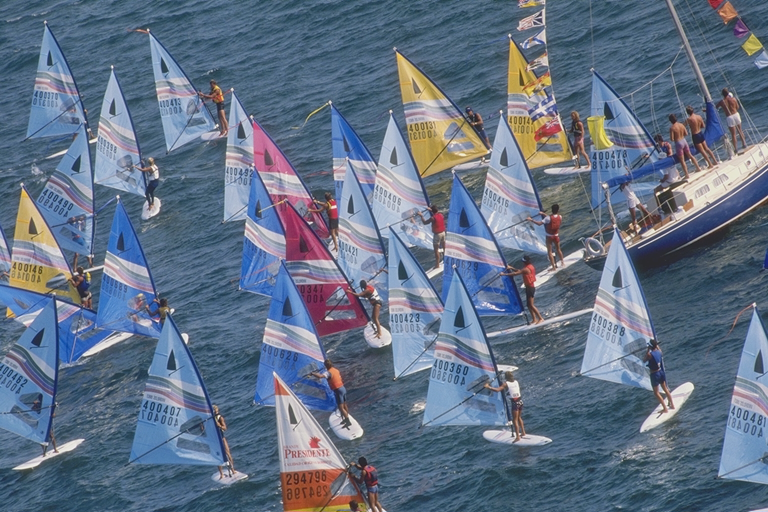
#> input picture sails.png, 768 x 512 px
$ jupyter execute demo.ipynb   (older library calls are emulated)
#> lines starting #> are read from the running program, lines starting #| are printed output that depends on the picture
[cell 1]
import cv2
import numpy as np
import matplotlib.pyplot as plt

# 读取图像
image = cv2.imread('sails.png', cv2.IMREAD_GRAYSCALE)
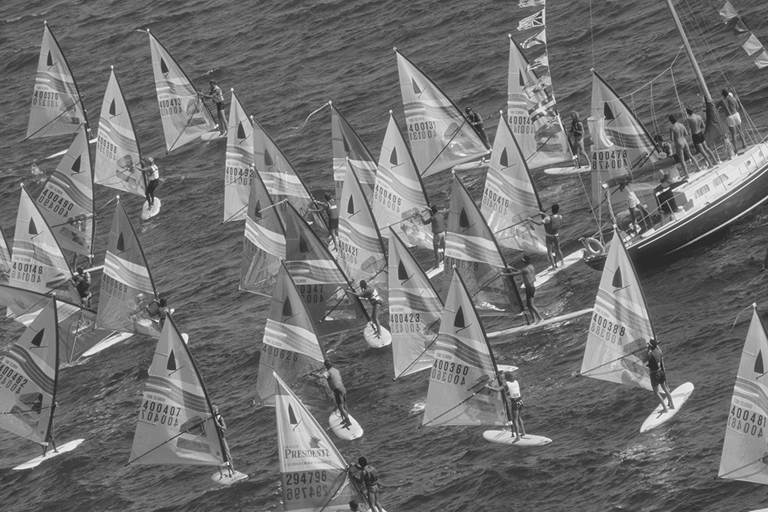
#> image: shape (512, 768); min 28, max 247, mean 112.5

[cell 2]
# 计算Harris角点
def harris_detector(img, k=0.04, window_size=3, threshold=0.01):
    # 计算图像的梯度
#> called with k = 0.04, window_size = 3, threshold = 0.01
    dx = cv2.Sobel(img, cv2.CV_64F, 1, 0, ksize=5)
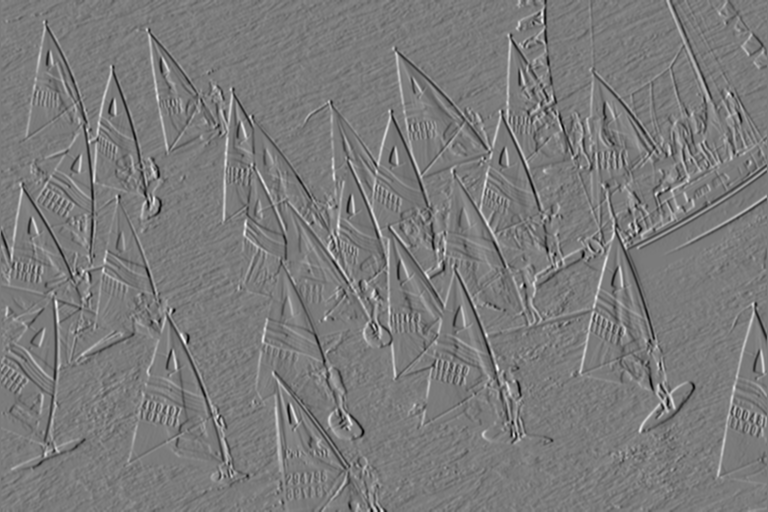
#> dx: shape (512, 768) float64; min -6988, max 7471, mean 1.2; drawn with min black and max white
    dy = cv2.Sobel(img, cv2.CV_64F, 0, 1, ksize=5)
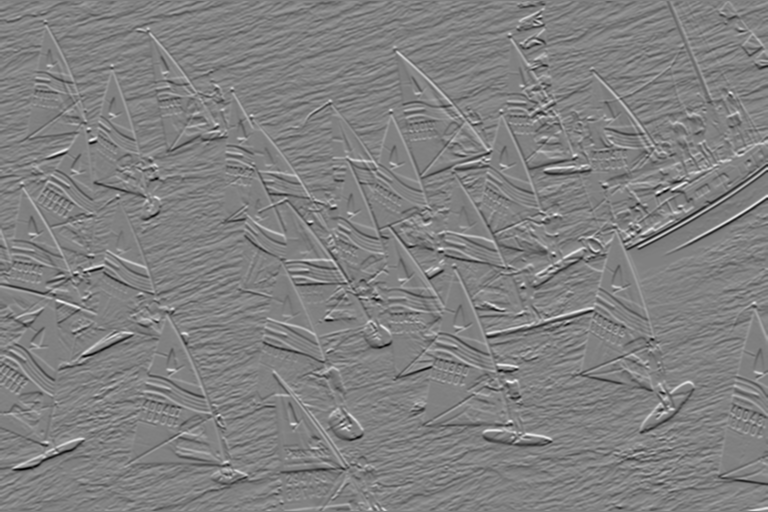
#> dy: shape (512, 768) float64; min -7466, max 7331, mean -0.4; drawn with min black and max white

    # 计算Harris矩阵的三个分量
    Ixx = cv2.GaussianBlur(dx**2, (window_size, window_size), 0)
    Iyy = cv2.GaussianBlur(dy**2, (window_size, window_size), 0)
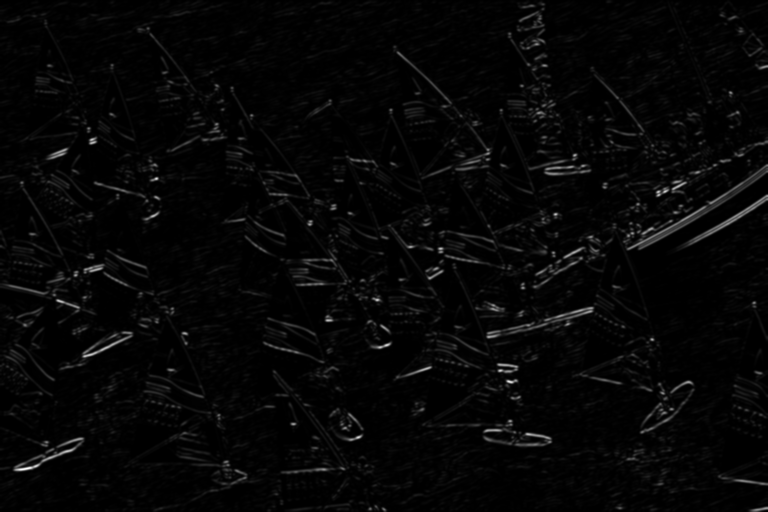
#> Iyy: shape (512, 768) float64; min 0, max 39982992.8, mean 1051900.2; drawn with min black and max white
    Ixy = cv2.GaussianBlur(dx * dy, (window_size, window_size), 0)
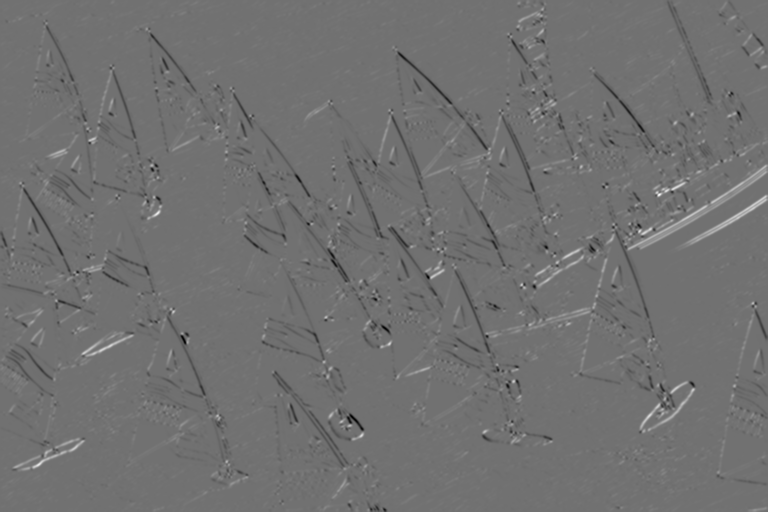
#> Ixy: shape (512, 768) float64; min -16366441.1, max 20480422.4, mean -15338.8; drawn with min black and max white

    # 计算Harris响应函数
    det = Ixx * Iyy - Ixy**2
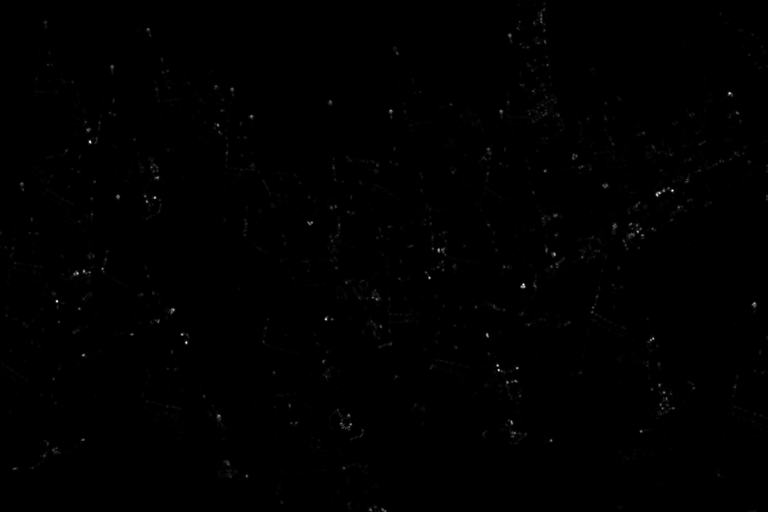
#> det: shape (512, 768) float64; min 0, max 1.87e+14, mean 5.8e+11; drawn with min black and max white
    trace = Ixx + Iyy
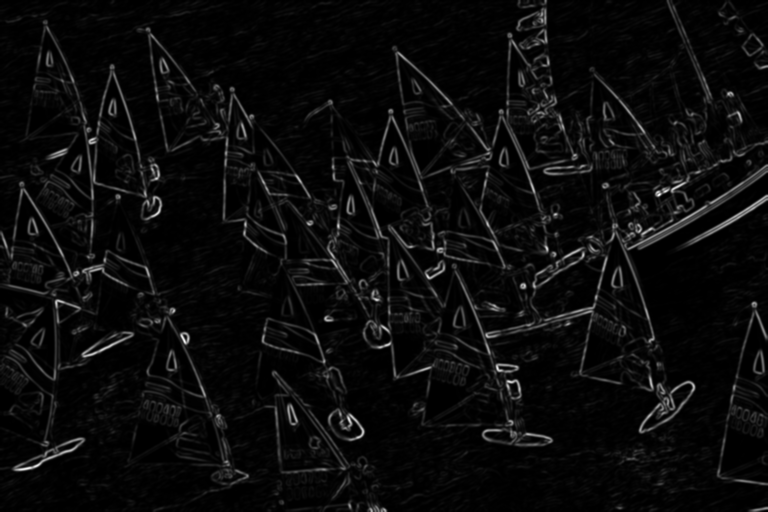
#> trace: shape (512, 768) float64; min 0, max 43442343, mean 2046363.2; drawn with min black and max white
    harris_response = det - k * trace**2
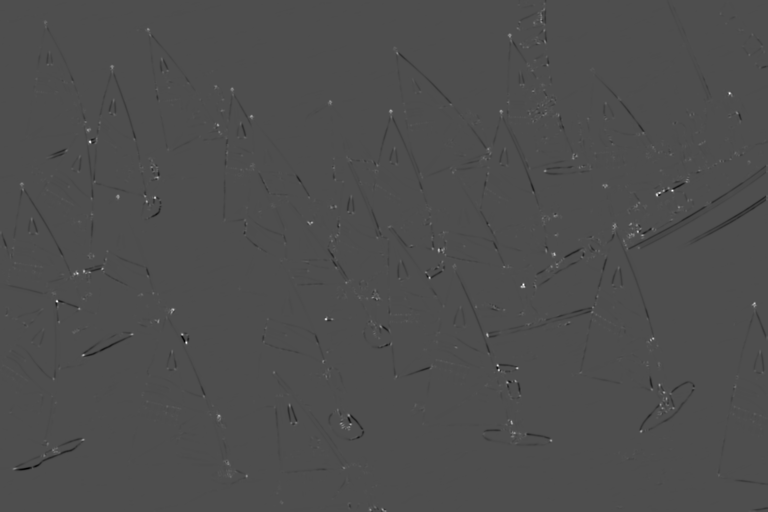
#> harris_response: shape (512, 768) float64; min -6.85e+13, max 1.55e+14, mean -1.13e+11; drawn with min black and max white

    # 根据阈值选择角点
    corners = np.where(harris_response > threshold * harris_response.max())
#> corners = 12549 positions, rows 2 to 511, columns 0 to 767

    return corners

[cell 3]
# 使用Harris角点检测器
corners = harris_detector(image)
#> corners = 12549 positions, rows 2 to 511, columns 0 to 767

# 在图像上标记角点
image_with_corners = cv2.cvtColor(image, cv2.COLOR_GRAY2BGR)
image_with_corners[corners] = [0, 0, 255]  # Mark corners in red
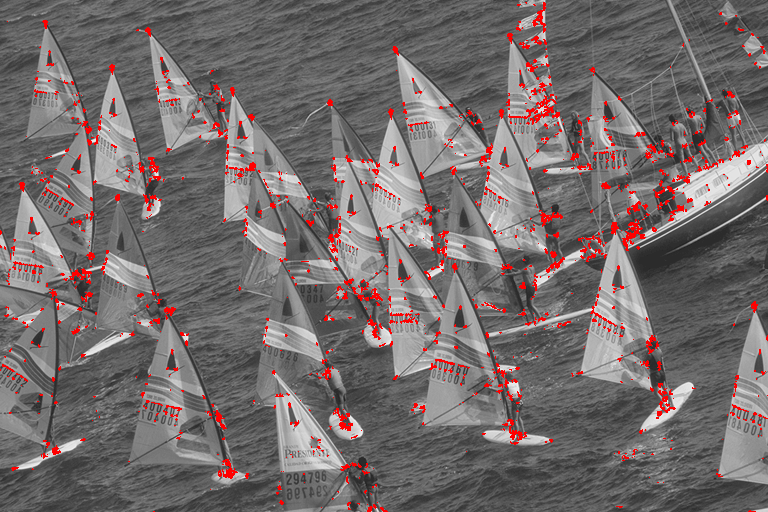
#> image_with_corners: shape (512, 768, 3); mean B, G, R 108.1, 108.1, 116.2

# 显示原始图像和标记了角点的图像
plt.figure(figsize=(20, 10))
plt.subplot(121), plt.imshow(cv2.cvtColor(image, cv2.COLOR_BGR2RGB)), plt.title('Original Image')
plt.subplot(122), plt.imshow(cv2.cvtColor(image_with_corners, cv2.COLOR_BGR2RGB)), plt.title('Image with Corners')
plt.show()
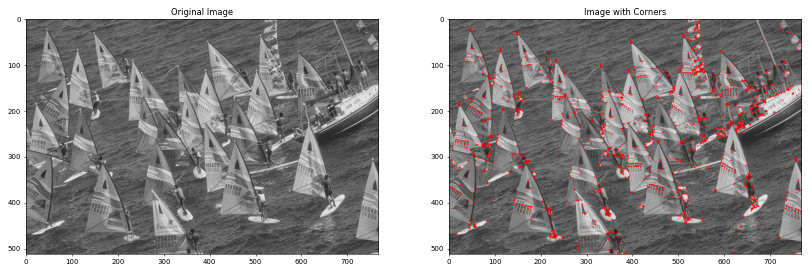
#> figure drawn by matplotlib, 2 panels
